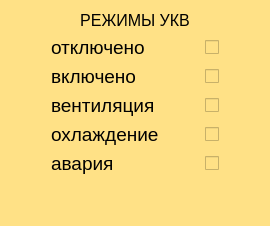
         <widget class="QWidget" name="widget_7" native="true">
          <property name="sizePolicy">
           <sizepolicy hsizetype="Expanding" vsizetype="Expanding">
            <horstretch>0</horstretch>
            <verstretch>0</verstretch>
           </sizepolicy>
          </property>
          <property name="styleSheet">
           <string notr="true">background-color: rgb(255, 225, 134);</string>
          </property>
          <layout class="QVBoxLayout" name="verticalLayout_8">
           <item>
            <widget class="QLabel" name="label_18">
             <property name="font">
              <font>
               <pointsize>12</pointsize>
               <weight>50</weight>
               <bold>false</bold>
              </font>
             </property>
             <property name="text">
              <string>РЕЖИМЫ УКВ</string>
             </property>
             <property name="alignment">
              <set>Qt::AlignCenter</set>
             </property>
            </widget>
           </item>
           <item>
            <layout class="QGridLayout" name="gridLayout_2">
             <item row="2" column="0">
              <spacer name="horizontalSpacer_30">
               <property name="orientation">
                <enum>Qt::Horizontal</enum>
               </property>
               <property name="sizeHint" stdset="0">
                <size>
                 <width>40</width>
                 <height>20</height>
                </size>
               </property>
              </spacer>
             </item>
             <item row="0" column="2">
              <spacer name="horizontalSpacer_28">
               <property name="orientation">
                <enum>Qt::Horizontal</enum>
               </property>
               <property name="sizeHint" stdset="0">
                <size>
                 <width>40</width>
                 <height>20</height>
                </size>
               </property>
              </spacer>
             </item>
             <item row="3" column="3">
              <widget class="QCheckBox" name="checkBox_8">
               <property name="text">
                <string/>
               </property>
              </widget>
             </item>
             <item row="4" column="0">
              <spacer name="horizontalSpacer_38">
               <property name="orientation">
                <enum>Qt::Horizontal</enum>
               </property>
               <property name="sizeHint" stdset="0">
                <size>
                 <width>40</width>
                 <height>20</height>
                </size>
               </property>
              </spacer>
             </item>
             <item row="2" column="1">
              <widget class="QLabel" name="label_21">
               <property name="font">
                <font>
                 <pointsize>14</pointsize>
                </font>
               </property>
               <property name="text">
                <string>вентиляция</string>
               </property>
              </widget>
             </item>
             <item row="1" column="1">
              <widget class="QLabel" name="label_20">
               <property name="font">
                <font>
                 <pointsize>14</pointsize>
                </font>
               </property>
               <property name="text">
                <string>включено</string>
               </property>
              </widget>
             </item>
             <item row="3" column="1">
              <widget class="QLabel" name="label_22">
               <property name="font">
                <font>
                 <pointsize>14</pointsize>
                </font>
               </property>
               <property name="text">
                <string>охлаждение</string>
               </property>
              </widget>
             </item>
             <item row="0" column="4">
              <spacer name="horizontalSpacer_27">
               <property name="orientation">
                <enum>Qt::Horizontal</enum>
               </property>
               <property name="sizeHint" stdset="0">
                <size>
                 <width>40</width>
                 <height>20</height>
                </size>
               </property>
              </spacer>
             </item>
             <item row="1" column="0">
              <spacer name="horizontalSpacer_29">
               <property name="orientation">
                <enum>Qt::Horizontal</enum>
               </property>
               <property name="sizeHint" stdset="0">
                <size>
                 <width>40</width>
                 <height>20</height>
                </size>
               </property>
              </spacer>
             </item>
             <item row="4" column="1">
              <widget class="QLabel" name="label_23">
               <property name="font">
                <font>
                 <pointsize>14</pointsize>
                </font>
               </property>
               <property name="text">
                <string>авария</string>
               </property>
              </widget>
             </item>
             <item row="1" column="4">
              <spacer name="horizontalSpacer_33">
               <property name="orientation">
                <enum>Qt::Horizontal</enum>
               </property>
               <property name="sizeHint" stdset="0">
                <size>
                 <width>40</width>
                 <height>20</height>
                </size>
               </property>
              </spacer>
             </item>
             <item row="0" column="1">
              <widget class="QLabel" name="label_19">
               <property name="font">
                <font>
                 <pointsize>14</pointsize>
                </font>
               </property>
               <property name="text">
                <string>отключено</string>
               </property>
              </widget>
             </item>
             <item row="0" column="3">
              <widget class="QCheckBox" name="checkBox_4">
               <property name="sizePolicy">
                <sizepolicy hsizetype="Minimum" vsizetype="Fixed">
                 <horstretch>0</horstretch>
                 <verstretch>0</verstretch>
                </sizepolicy>
               </property>
               <property name="minimumSize">
                <size>
                 <width>0</width>
                 <height>0</height>
                </size>
               </property>
               <property name="font">
                <font>
                 <pointsize>8</pointsize>
                </font>
               </property>
               <property name="text">
                <string/>
               </property>
              </widget>
             </item>
             <item row="3" column="0">
              <spacer name="horizontalSpacer_31">
               <property name="orientation">
                <enum>Qt::Horizontal</enum>
               </property>
               <property name="sizeHint" stdset="0">
                <size>
                 <width>40</width>
                 <height>20</height>
                </size>
               </property>
              </spacer>
             </item>
             <item row="0" column="0">
              <spacer name="horizontalSpacer_26">
               <property name="orientation">
                <enum>Qt::Horizontal</enum>
               </property>
               <property name="sizeHint" stdset="0">
                <size>
                 <width>40</width>
                 <height>20</height>
                </size>
               </property>
              </spacer>
             </item>
             <item row="3" column="4">
              <spacer name="horizontalSpacer_37">
               <property name="orientation">
                <enum>Qt::Horizontal</enum>
               </property>
               <property name="sizeHint" stdset="0">
                <size>
                 <width>40</width>
                 <height>20</height>
                </size>
               </property>
              </spacer>
             </item>
             <item row="2" column="4">
              <spacer name="horizontalSpacer_35">
               <property name="orientation">
                <enum>Qt::Horizontal</enum>
               </property>
               <property name="sizeHint" stdset="0">
                <size>
                 <width>40</width>
                 <height>20</height>
                </size>
               </property>
              </spacer>
             </item>
             <item row="3" column="2">
              <spacer name="horizontalSpacer_36">
               <property name="orientation">
                <enum>Qt::Horizontal</enum>
               </property>
               <property name="sizeHint" stdset="0">
                <size>
                 <width>40</width>
                 <height>20</height>
                </size>
               </property>
              </spacer>
             </item>
             <item row="2" column="3">
              <widget class="QCheckBox" name="checkBox_7">
               <property name="text">
                <string/>
               </property>
              </widget>
             </item>
             <item row="2" column="2">
              <spacer name="horizontalSpacer_34">
               <property name="orientation">
                <enum>Qt::Horizontal</enum>
               </property>
               <property name="sizeHint" stdset="0">
                <size>
                 <width>40</width>
                 <height>20</height>
                </size>
               </property>
              </spacer>
             </item>
             <item row="1" column="3">
              <widget class="QCheckBox" name="checkBox_6">
               <property name="text">
                <string/>
               </property>
              </widget>
             </item>
             <item row="1" column="2">
              <spacer name="horizontalSpacer_32">
               <property name="orientation">
                <enum>Qt::Horizontal</enum>
               </property>
               <property name="sizeHint" stdset="0">
                <size>
                 <width>40</width>
                 <height>20</height>
                </size>
               </property>
              </spacer>
             </item>
             <item row="4" column="2">
              <spacer name="horizontalSpacer_39">
               <property name="orientation">
                <enum>Qt::Horizontal</enum>
               </property>
               <property name="sizeHint" stdset="0">
                <size>
                 <width>40</width>
                 <height>20</height>
                </size>
               </property>
              </spacer>
             </item>
             <item row="4" column="4">
              <spacer name="horizontalSpacer_40">
               <property name="orientation">
                <enum>Qt::Horizontal</enum>
               </property>
               <property name="sizeHint" stdset="0">
                <size>
                 <width>40</width>
                 <height>20</height>
                </size>
               </property>
              </spacer>
             </item>
             <item row="4" column="3">
              <widget class="QCheckBox" name="checkBox_9">
               <property name="text">
                <string/>
               </property>
              </widget>
             </item>
            </layout>
           </item>
           <item>
            <spacer name="verticalSpacer_8">
             <property name="orientation">
              <enum>Qt::Vertical</enum>
             </property>
             <property name="sizeHint" stdset="0">
              <size>
               <width>20</width>
               <height>40</height>
              </size>
             </property>
            </spacer>
           </item>
          </layout>
         </widget>
